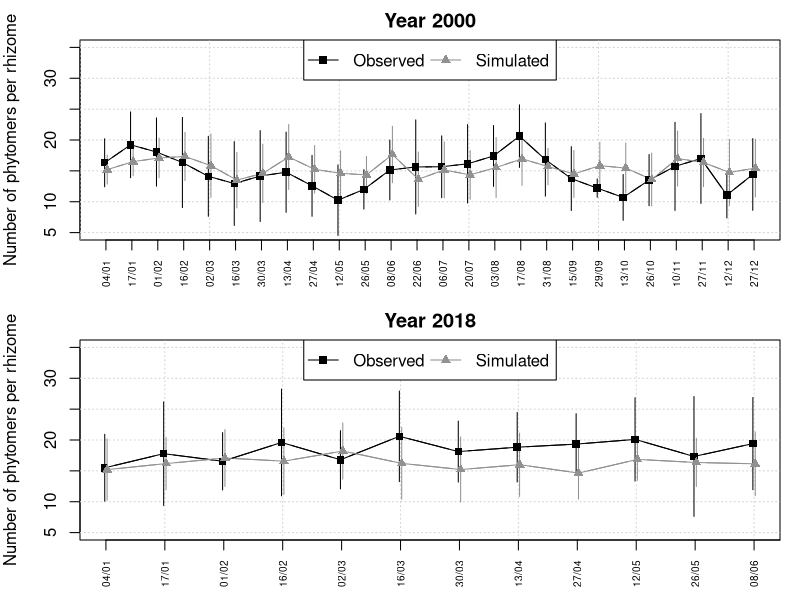

R code for this plot:

postscript_file <- T

if(postscript_file){postscript("Fig5.eps", 
                               horizontal = FALSE, onefile = FALSE, 
                               paper = "special", height = 5.51, 
                               width =5.51)}else{
                    png("Fig5.png", width = 9.5, height = 20, 
                                     units = 'cm', res = 600)}


par(mfrow=c(2, 1))
par(mar=c(3, 4, 2, 1))

color_palette <- c("gray0", "gray57")

data_simulated_2000 <- read.csv("outs2000/ecol_mat_nod_founding_rhizomes_2000_environment_2000_cannal_200m_broad_4m_prof_31.csv", 
        header=T, stringsAsFactors = F)
data_simulated_2000 <- data_simulated_2000[, c(1, 2, 4)] 
data_observed_2000 <- read.csv("observed_rhizomes_2000.csv", header=T, stringsAsFactors = F)
data_observed_2000 <- data_observed_2000[data_observed_2000$Internode_length>0, ]

rhizome_length <- data.frame(date=character(), tipo=character(), 
        longitud=numeric(), stringsAsFactors = F)
dates <- intersect(unique(as.character(data_simulated_2000[, 1])), 
     unique(as.character(data_observed_2000[, 1])))
dates <- dates[!is.na(dates)]
rhizomes_numbers <- intersect(unique(as.character(data_simulated_2000[, 2])), 
        unique(as.character(data_observed_2000[, 2])))
rhizomes_numbers <- rhizomes_numbers[!is.na(rhizomes_numbers)]

i <- 1
for (f in dates){
 for (r in rhizomes_numbers){
 rhizome_length[i, 1] <- f
 rhizome_length[i, 2] <- "observed"
 rhizome_length[i, 3] <- length(data_observed_2000[which(data_observed_2000[, 1]==f & 
              data_observed_2000[, 2]==r), 3])
 i <- i+1
 rhizome_length[i, 1] <- f
 rhizome_length[i, 2] <- "simulated"
 rhizome_length[i, 3] <- length(data_simulated_2000[which(data_simulated_2000[, 1]==f &
               data_simulated_2000[, 2]==r), 3])
 i <- i+1
 }}

rhizome_length <- rhizome_length[!rhizome_length$longitud==0, ]
rhizome_length <- rhizome_length[rhizome_length$longitud>1, ]
rhizome_length <- rhizome_length[!(rhizome_length[, 3]==0), ]
rhizome_length$date <- as.factor(rhizome_length$date)
rhizome_length$tipo <- as.factor(rhizome_length$tipo)

mean_length <- data.frame()
i <- 1
for (d in dates){
 mean_length[i, 1] <- as.character(d)
 mean_length[i, 2] <- mean(rhizome_length$longitud[
 which(rhizome_length$date==d &
   rhizome_length$tipo=="observed")])
 mean_length[i, 3] <- mean(rhizome_length$longitud[
 which(rhizome_length$date==d &
   rhizome_length$tipo=="simulated")]) 

 mean_length[i, 4] <- sd(rhizome_length$longitud[
 which(rhizome_length$date==d &
   rhizome_length$tipo=="observed")]) 
 mean_length[i, 5] <- sd(rhizome_length$longitud[
 which(rhizome_length$date==d &
   rhizome_length$tipo=="simulated")])
 i <- i+1
}
colnames(mean_length) <- c("date", "observed", "simulated", "sd_obs", "sd_sim")
tiempos <- length(dates)

plot(1:tiempos, rep(1, tiempos), 
  type='n', xaxt = "n", ylim=c(5, 35), 
  ylab="Number of phytomers per rhizome", xlab="", main="Year 2000")
grid()
for (t in 1:tiempos){
 obs_sup <- mean_length$observed[t]+mean_length$sd_obs[t]
 obs_inf <- mean_length$observed[t]-mean_length$sd_obs[t]
 lines(x = rep(t, 2)-0.05, y = c(obs_inf, obs_sup), col=color_palette[1], lty=1)
 
 sim_sup <- mean_length$simulated[t]+mean_length$sd_sim[t]
 sim_inf <- mean_length$simulated[t]-mean_length$sd_sim[t]
 lines(x = rep(t, 2)+0.05, y = c(sim_inf, sim_sup), col=color_palette[2], lty=1)
 
}

lines(1:tiempos-0.05, mean_length$observed, 
  col=color_palette[1], type = "l")
lines(1:tiempos+0.05, mean_length$simulated, 
  col=color_palette[2], type = "l")

points(1:tiempos-0.05, mean_length$observed, 
  col=color_palette[1], pch=15, type = "b")
points(1:tiempos+0.05, mean_length$simulated, 
  col=color_palette[2], pch=17, type = "b")

axis(1, at = 1:length(dates), labels =unique(substr(rhizome_length$date, 1, 5)), 
  las = 2, cex.axis=0.6)
legend(x="top", ncol = 2, legend=c("Observed", "Simulated"), 
  col = c(color_palette[1], color_palette[2]), cex=1, pch=c(15, 17), lty = 1)


data_simulated_2018 <- read.csv("outs2018/ecol_mat_nod_founding_rhizomes_2018_environment_2018_cannal_200m_broad_4m_prof_25.csv", header=T, stringsAsFactors = F)
data_simulated_2018 <- data_simulated_2018[, c(1, 2, 4)] 
data_observed_2018 <- read.csv("observed_rhizomes_2018.csv", header=T, stringsAsFactors = F)
data_observed_2018 <- data_observed_2018[data_observed_2018$Internode_length>0, ]
rhizome_length_2018 <- data.frame(date=character(), tipo=character(), longitud=numeric(), 
         stringsAsFactors = F)
dates_2018 <- intersect(unique(as.character(data_simulated_2018[, 1])), 
      unique(as.character(data_observed_2018[, 1])))
dates_2018 <- dates_2018[!is.na(dates_2018)]
rhizomes_numbers <- intersect(unique(as.character(data_simulated_2018[, 2])), 
        unique(as.character(data_observed_2018[, 2])))
rhizomes_numbers <- rhizomes_numbers[!is.na(rhizomes_numbers)]

i <- 1
for (d in dates_2018){
 for (r in rhizomes_numbers){
 rhizome_length_2018[i, 1] <- d
 rhizome_length_2018[i, 2] <- "observed"
 rhizome_length_2018[i, 3] <- length(data_observed_2018[which(data_observed_2018[, 1]==d & 
                data_observed_2018[, 2]==r), 3])
 i <- i+1
 rhizome_length_2018[i, 1] <- d
 rhizome_length_2018[i, 2] <- "simulated"
 rhizome_length_2018[i, 3] <- length(data_simulated_2018[which(data_simulated_2018[, 1]==d & 
                data_simulated_2018[, 2]==r), 3])
 i <- i+1
 }}


rhizome_length_2018 <- rhizome_length_2018[!rhizome_length_2018$longitud==0, ]

rhizome_length_2018 <- rhizome_length_2018[rhizome_length_2018$longitud>1, ]

rhizome_length_2018 <- rhizome_length_2018[!(rhizome_length_2018[, 3]==0), ]


rhizome_length_2018$date <- as.factor(rhizome_length_2018$date)
rhizome_length_2018$tipo <- as.factor(rhizome_length_2018$tipo)

mean_length <- data.frame()
i <- 1
for (f in dates_2018){
 mean_length[i, 1] <- as.character(f)
 mean_length[i, 2] <- mean(rhizome_length_2018$longitud[
 which(rhizome_length_2018$date==f &
   rhizome_length_2018$tipo=="observed")]) 
 mean_length[i, 3] <- mean(rhizome_length_2018$longitud[
 which(rhizome_length_2018$date==f &
   rhizome_length_2018$tipo=="simulated")]) 

 mean_length[i, 4] <- sd(rhizome_length_2018$longitud[
 which(rhizome_length_2018$date==f &
   rhizome_length_2018$tipo=="observed")])
 mean_length[i, 5] <- sd(rhizome_length_2018$longitud[
 which(rhizome_length_2018$date==f &
   rhizome_length_2018$tipo=="simulated")])
 i <- i+1
}
colnames(mean_length) <- c("date", "observed", "simulated", "sd_obs", "sd_sim")
times2018 <- length(dates_2018)


plot(1:times2018, rep(1, times2018), 
  type='n', xaxt = "n", ylim=c(5, 35), 
  ylab="Number of phytomers per rhizome", xlab="", main="Year 2018" )
grid()

for (t in 1:times2018){
 obs_sup <- mean_length$observed[t]+mean_length$sd_obs[t]
 obs_inf <- mean_length$observed[t]-mean_length$sd_obs[t]
 lines(x = rep(t, 2)-0.02, y = c(obs_inf, obs_sup), col=color_palette[1], lty=1)

 sim_sup <- mean_length$simulated[t]+mean_length$sd_sim[t]
 sim_inf <- mean_length$simulated[t]-mean_length$sd_sim[t]
 lines(x = rep(t, 2)+0.02, y = c(sim_inf, sim_sup), col=color_palette[2], lty=1)
 
}

lines(1:times2018-0.02, mean_length$observed, 
  col=color_palette[1], type = "l")
lines(1:times2018+0.02, mean_length$simulated, 
  col=color_palette[2], type = "l")

points(1:times2018-0.02, mean_length$observed, 
  col=color_palette[1], pch=15, type = "b")
points(1:times2018+0.02, mean_length$simulated, 
  col=color_palette[2], pch=17, type = "b")

axis(1, at = 1:length(dates), labels=unique(substr(rhizome_length$date, 1, 5)), 
  las = 2, cex.axis=0.6)

legend(x="top", ncol = 2, legend=c("Observed", "Simulated"), 
  col = c(color_palette[1], color_palette[2]), cex=1, pch=c(15, 17), lty=1)
dev.off()
